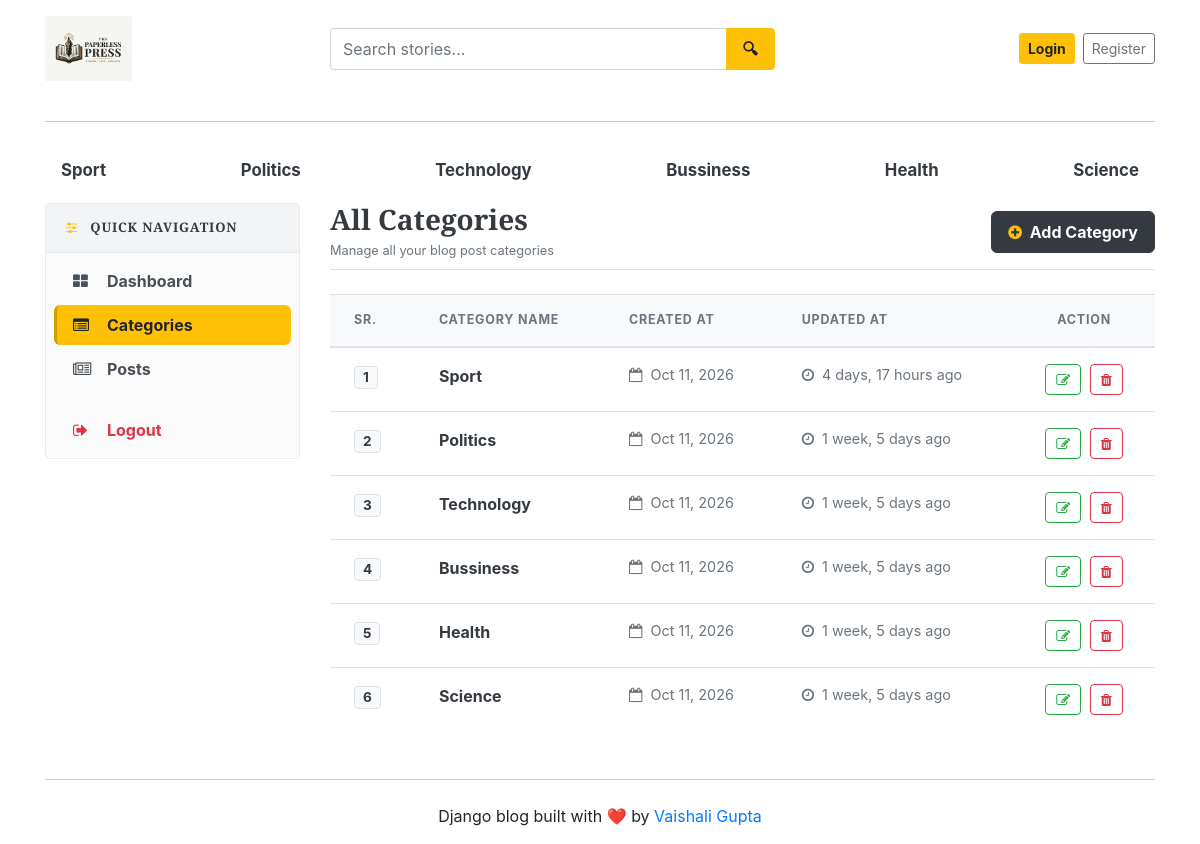
/dashboard/categories/, run on the app's committed database.
### blogs/models.py (models this page shows, shortened)
class Category(models.Model):
    category_name=models.CharField(max_length=50, unique=True)
    created_at = models.DateTimeField(auto_now_add=True)
    updated_at = models.DateTimeField(auto_now=True)
    class Meta :
        verbose_name_plural= 'categories'

### dashboards/views.py (the view)
# urls.py: path('categories/', views.categories, name='categories' ),
def categories(request):
    return render(request, 'dashboard/categories.html')

### blogs/context_processors.py (called while the page is built)
def get_categories(request):
    categories=Category.objects.all()
    return dict(categories=categories)

def get_social_links(request):
    social_links = SocialLink.objects.all()
    about = About.objects.first()  # first entry nikal lega
    return dict(social_links=social_links, about=about)

### templates/dashboard/categories.html (shortened to what this page needs)
{% extends 'base.html' %}
{% block content %}
<div class="row">
    {% include 'dashboard/sidebar.html' %}
    <div class="col-md-9 mb-4">
        <div class="d-flex justify-content-between align-items-center mb-4 pb-2 border-bottom">
            <div>
                <h3 class="font-weight-bold text-dark m-0">All Categories</h3>
                <small class="text-muted">Manage all your blog post categories</small>
            </div>
            <a href="{% url 'add_category' %}" class="btn btn-dark font-weight-bold text-white shadow-sm px-3 py-2" style="border-radius: 6px;">
                <i class="fa fa-plus-circle text-warning mr-1"></i> Add Category
            </a>
        </div>
        <div class="card border-0 shadow-sm rounded-lg overflow-hidden">
            <div class="table-responsive">
                <table class="table table-hover align-middle mb-0">
                    <thead style="background-color: #f8f9fa; border-bottom: 2px solid #e9ecef;">
                        <tr>
                            <th scope="col" class="py-3 px-4 text-secondary font-weight-bold text-uppercase" style="font-size: 0.78rem; letter-spacing: 0.8px;">Sr.</th>
                            <th scope="col" class="py-3 px-4 text-secondary font-weight-bold text-uppercase" style="font-size: 0.78rem; letter-spacing: 0.8px;">Category Name</th>
                            <th scope="col" class="py-3 px-4 text-secondary font-weight-bold text-uppercase" style="font-size: 0.78rem; letter-spacing: 0.8px;">Created At</th>
                            <th scope="col" class="py-3 px-4 text-secondary font-weight-bold text-uppercase" style="font-size: 0.78rem; letter-spacing: 0.8px;">Updated At</th>
                            <th scope="col" class="py-3 px-4 text-secondary font-weight-bold text-uppercase text-center" style="font-size: 0.78rem; letter-spacing: 0.8px;">Action</th>
                        </tr>
                    </thead>
                    <tbody>
                        {% for cat in categories %}
                        <tr style="transition: background-color 0.2s ease;">
                            <td class="py-3 px-4 font-weight-bold text-muted">
                                <span class="badge badge-light border text-dark px-2 py-1" style="font-size: 0.85rem;">{{ forloop.counter }}</span>
                            </td>
                            <td class="py-3 px-4 font-weight-bold text-dark">
                                {{ cat.category_name|default:cat }}
                            </td>
                            <td class="py-3 px-4 text-muted" style="font-size: 0.9rem;">
                                <i class="fa fa-calendar-o mr-1 text-secondary"></i> {{ cat.created_at|date:"M d, Y" }}
                            </td>
                            <td class="py-3 px-4 text-muted" style="font-size: 0.9rem;">
                                <i class="fa fa-clock-o mr-1 text-secondary"></i> {{ cat.updated_at|timesince }} ago
                            </td>
                            <td class="py-3 px-4 text-center">
                                <a href="{% url 'edit_category' cat.id %}" class="btn btn-sm btn-outline-success mr-1" title="Edit Category" style="border-radius: 4px; padding: 4px 10px;">
                                    <i class="fa fa-edit"></i>
                                </a>
                                <a href="{% url 'delete_category' cat.id %}" class="btn btn-sm btn-outline-danger" title="Delete Category" style="border-radius: 4px; padding: 4px 10px;" onclick="return confirm('Are you sure you want to delete this category?');">
                                    <i class="fa fa-trash"></i>
                                </a>
                            </td>
                        </tr>
                        {% endfor %}
                    </tbody>
                </table>
            </div>
        </div>
    </div>
</div>
{% endblock %}

### templates/base.html (shortened to what this page needs)
{% load static %}
<!DOCTYPE html>
<html lang="en">
<head>
    <link href="https://getbootstrap.com/docs/4.0/dist/css/bootstrap.min.css" rel="stylesheet">
    <link href="{% static 'css/blog.css' %}" rel="stylesheet">
    <link rel="stylesheet" href="https://cdnjs.cloudflare.com/ajax/libs/font-awesome/4.7.0/css/font-awesome.min.css">
</head>
<body>
    <div class="container">
      <header class="blog-header py-3">
        <div class="row align-items-center">
          <div class="col-6 col-md-3">
            <a href="/" class="d-inline-block">
              <img src="{% static 'images/logo.jpeg' %}"
                   alt="The Paperless Press"
                   style="height: 65px; max-width: 100%; object-fit: contain;">
            </a>
          </div>
          <div class="col-6 col-md-4 order-md-3 d-flex justify-content-end align-items-center">
            {% if not user.is_authenticated %}
              <a class="btn btn-sm btn-warning font-weight-bold mr-2 text-nowrap" href="{% url 'login' %}">Login</a>
              <a class="btn btn-sm btn-outline-secondary text-nowrap" href="{% url 'register' %}">Register</a>
            {% else %}
              <a class="btn btn-sm btn-warning font-weight-bold mr-2 text-nowrap" href="{% url 'dashboard' %}">Dashboard</a>
              <a class="btn btn-sm btn-warning font-weight-bold text-nowrap" href="{% url 'logout' %}">Logout</a>
            {% endif %}
          </div>
          <div class="col-12 col-md-5 order-md-2 mt-3 mt-md-0">
            <form action="{% url 'search' %}" method="GET" class="m-0">
              <div class="input-group">
                <input type="text"
                       class="form-control"
                       name="keyword"
                       value="{{ keyword }}"
                       placeholder="Search stories..."
                       style="height: 42px; border-radius: 4px 0 0 4px; border: 1.5px solid #ced4da;">
                <div class="input-group-append">
                  <button class="btn btn-warning"
                          type="submit"
                          style="height: 42px; padding: 0 16px; border-radius: 0 4px 4px 0; font-weight: 600;">
                    🔍︎
                  </button>
                </div>
              </div>
            </form>
          </div>
        </div>
      </header>
      <hr class="my-4" style="border-top: 1px solid #cccccc;">
      <div class="nav-scroller py-1 mb-2">
        <nav class="nav d-flex justify-content-between">
          {% for cat in categories %}
          <a class="px-3 py-2 text-dark font-weight-bold"
            href="{% url 'posts_by_category' cat.id %}"
            style="font-size: 1.05rem; border-radius: 8px; text-decoration: none; transition: background 0.2s ease;"
            onmouseover="this.style.backgroundColor='#e9ecef';"
            onmouseout="this.style.backgroundColor='transparent';">
               {{cat.category_name}}
          </a>
          {% endfor %}
        </nav>
      </div>
{% block content %}
{% endblock %}
<hr class="my-4" style="border-top: 1px solid #cccccc;">
<footer class="blog-footer text-center">
  <p>Django blog built with ❤️ by <a href="#">Vaishali Gupta</a></p>
</footer>
</body>
</html>

### blog_main/static/css/blog.css (style rules this page uses)
h1, h2, h3, h4, h5, h6 { font-family: "Playfair Display", Georgia, "Times New Roman", serif; }

### data on the page
Category: category_name "Sport", created_at "Oct 11, 2026", updated_at "4 days, 17 hours"
Category: category_name "Politics", created_at "Oct 11, 2026", updated_at "1 week, 5 days"
Category: category_name "Technology", created_at "Oct 11, 2026", updated_at "1 week, 5 days"
Category: category_name "Bussiness", created_at "Oct 11, 2026", updated_at "1 week, 5 days"
Category: category_name "Health", created_at "Oct 11, 2026", updated_at "1 week, 5 days"
Category: category_name "Science", created_at "Oct 11, 2026", updated_at "1 week, 5 days"
